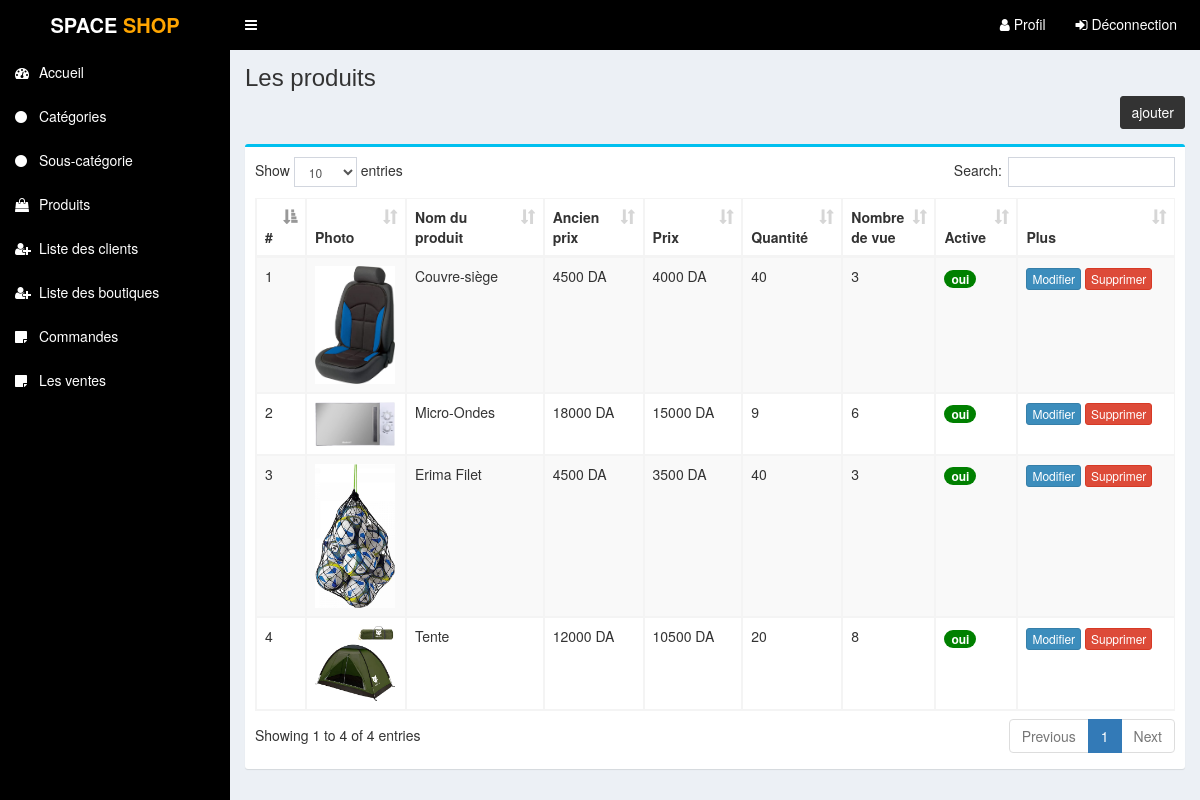
Screenshot of /admin/produit.php (signed in) with the database file from the repository.
### tables this page shows
CREATE TABLE IF NOT EXISTS `table_produit` (
  `p_id` int(11) NOT NULL AUTO_INCREMENT,
  `p_nom` varchar(255) NOT NULL,
  `p_prixanc` varchar(10) NOT NULL,
  `p_prix` varchar(10) NOT NULL,
  `p_quantite` int(10) NOT NULL,
  `p_photo` varchar(255) NOT NULL,
  `p_info` text NOT NULL,
  `p_desc` text NOT NULL,
  `p_vue` int(11) NOT NULL,
  `p_boutique` varchar(5) NOT NULL,
  `p_active` int(1) NOT NULL,
  `id_souscat` int(11) NOT NULL,
  `cat_id` int(4) NOT NULL,
  PRIMARY KEY (`p_id`)
);

### fonctions/produit.php (called while the page is built, shortened)
<?php
function affiche_produit(){
    $pdo=pdo();
    $statement = $pdo->prepare("SELECT
      *
      FROM table_produit
      where p_boutique=?
      ORDER BY p_id DESC
      ");
    $statement->execute(array(0));
    $result = $statement->fetchAll(PDO::FETCH_ASSOC);
    return $result;
}

### admin/produit.php (the view, shortened to what this page needs)
<?php require_once('header.php'); ?>
<?php
include_once "../fonctions/produit.php";
                $i=0;
                $result=affiche_produit();
 ?>
<section class="content-header">
	<div class="content-header-left">
		<h1>Les produits</h1>
	</div>
	<div class="content-header-right">
		<a href="ajouter_produit.php" class="btn btn-primary btn-sm">ajouter</a>
	</div>
</section>
<section class="content">
	<div class="row">
		<div class="col-md-12">
			<div class="box box-info">
				<div class="box-body table-responsive">
					<table id="example1" class="table table-bordered table-hover table-striped">
					<thead class="thead-dark">
							<tr>
								<th width="10">#</th>
								<th>Photo</th>
								<th width="100">Nom du produit</th>
								<th width="60">Ancien prix</th>
								<th width="60">Prix</th>
								<th width="60">Quantité</th>
								<th>Nombre de vue</th>
								<th>Active</th>
								<th width="120">Plus</th>
							</tr>
						</thead>
						<tbody>
							<?php
							foreach ($result as $row) {
								$i++;
								?>
								<tr>
									<td><?php echo $i; ?></td>
									<td style="width:82px;"><img src="../assets/uploads/<?php echo $row['p_photo']; ?>" alt="<?php echo $row['p_nom']; ?>" style="width:80px;"></td>
									<td><?php echo $row['p_nom']; ?></td>
									<td><?php echo $row['p_prixanc']; ?> DA</td>
									<td><?php echo $row['p_prix']; ?> DA</td>
									<td><?php echo $row['p_quantite']; ?></td>
								    <td><?php echo $row['p_vue']; ?></td>
									<td>
										<?php if($row['p_active'] == 1) {echo '<span class="badge badge-success" style="background-color:green;">oui</span>';} else {echo '<span class="badge badge-danger" style="background-color:red;">non</span>';} ?>
									</td>
									<td>
										<a href="modifie_produit.php?idp=<?php echo $row['p_id']; ?>" class="btn btn-primary btn-xs">Modifier</a>
										<a href="#" class="btn btn-danger btn-xs" data-href="../fonctions/supp_produit.php?id=<?php echo $row['p_id']; ?>" data-toggle="modal" data-target="#confirm-delete">Supprimer</a>
									</td>
								</tr>
							<?php
							}
							?>
						</tbody>
					</table>
				</div>
			</div>
		</div>
	</div>
</section>
<?php require_once('footer.php'); ?>

### admin/header.php (shortened to what this page needs)
<!DOCTYPE html>
<html>
<head>
	<link rel="stylesheet" href="css/bootstrap.min.css">
	<link rel="stylesheet" href="css/font-awesome.css">
	<link rel="stylesheet" href="css/ionicons.min.css">
	<link rel="stylesheet" href="css/datepicker3.css">
	<link rel="stylesheet" href="css/summernote.css">
	<link rel="stylesheet" href="css/select2.min.css">
	<link rel="stylesheet" href="css/dataTables.bootstrap.css">
	<link rel="stylesheet" href="css/AdminLTE.min.css">
	<link rel="stylesheet" href="css/style.css">
</head>
<body class="hold-transition fixed sidebar-mini">
	<div class="wrapper">
		<header class="main-header" style="background-color: black;">
			<a href="index.php" class="logo">
				<span class="logo-lg"><b>SPACE<b style="color: orange;"> SHOP</b></b></span>
			</a>
			<nav class="navbar navbar-static-top">
				<a href="#" class="sidebar-toggle" data-toggle="offcanvas" role="button">
				</a>
				<div class="navbar-custom-menu">
					<ul class="nav navbar-nav" style="margin-right: 10px;">
						<a href="profile.php" class="btn " style="margin-top: 7px;  color: white;">
							<i class="fa fa-user"></i> Profil
						</a>
						<a href="../fonctions/deconnecteradmin.php" class="btn " style="margin-top: 7px;  color: white;">
							<i class="fa fa-sign-in"></i> Déconnection
						</a>
					</ul>
				</div>
			</nav>
		</header>
		<aside class="main-sidebar" style="background-color: black;">
			<section class="sidebar">
				<ul class="sidebar-menu">
					<li class="treeview">
						<a href="index.php">
							<i class="fa fa-dashboard"></i> <span>Accueil</span>
						</a>
					</li>
					<li class="treeview">
						<a href="categorie.php">
							<i class="fa fa-circle"></i> <span>Catégories</span> </a>
					</li>
					<li class="treeview">
						<a href="sous-categorie.php">
							<i class="fa fa-circle"></i> <span>Sous-catégorie</span> </a>
					</li>
					<li class="treeview">
						<a href="produit.php">
							<i class="fa fa-shopping-bag"></i> <span>Produits</span>
						</a>
					</li>
					<li class="treeview">
						<a href="client.php">
							<i class="fa fa-user-plus"></i> <span>Liste des clients</span>
						</a>
					</li>
					<li class="treeview">
						<a href="boutique.php">
							<i class="fa fa-user-plus"></i> <span>Liste des boutiques </span>
						</a>
					</li>
					<li class="treeview">
						<a href="commande.php">
							<i class="fa fa-sticky-note"></i> <span>Commandes</span>
						</a>
					</li>
					<li class="treeview ">
						<a href="vente.php">
							<i class="fa fa-sticky-note"></i> <span>Les ventes</span>
						</a>
					</ul>
				</section>
			</aside>
			<div class="content-wrapper">

### admin/footer.php (shortened to what this page needs)
</div>
	</div>
</body>
</html>

### admin/css/style.css (style rules this page uses)
.content-header { overflow: hidden; }
.content-header .content-header-right { float: right; }
.content-header .content-header-left h1 { margin-top: 0; margin-bottom: 0; padding-left: 0px; padding-bottom: 5px; font-size: 24px; position: relative; }
.content-header .content-header-right a { position: relative; font-size: 14px; }
.content-header .content-header-right a { background-color: #333333; border-color: #333333; }
body .main-header a { color: white; }
body .main-sidebar a { color: white; }

### rows the page displays
table_produit: p_photo (picture), p_nom "Couvre-siège", p_prixanc "4500", p_prix "4000", p_quantite "40", p_vue "3", p_active "oui"
table_produit: p_photo (picture), p_nom "Micro-Ondes", p_prixanc "18000", p_prix "15000", p_quantite "9", p_vue "6", p_active "oui"
table_produit: p_photo (picture), p_nom "Erima Filet", p_prixanc "4500", p_prix "3500", p_quantite "40", p_vue "3", p_active "oui"
table_produit: p_photo (picture), p_nom "Tente", p_prixanc "12000", p_prix "10500", p_quantite "20", p_vue "8", p_active "oui"
